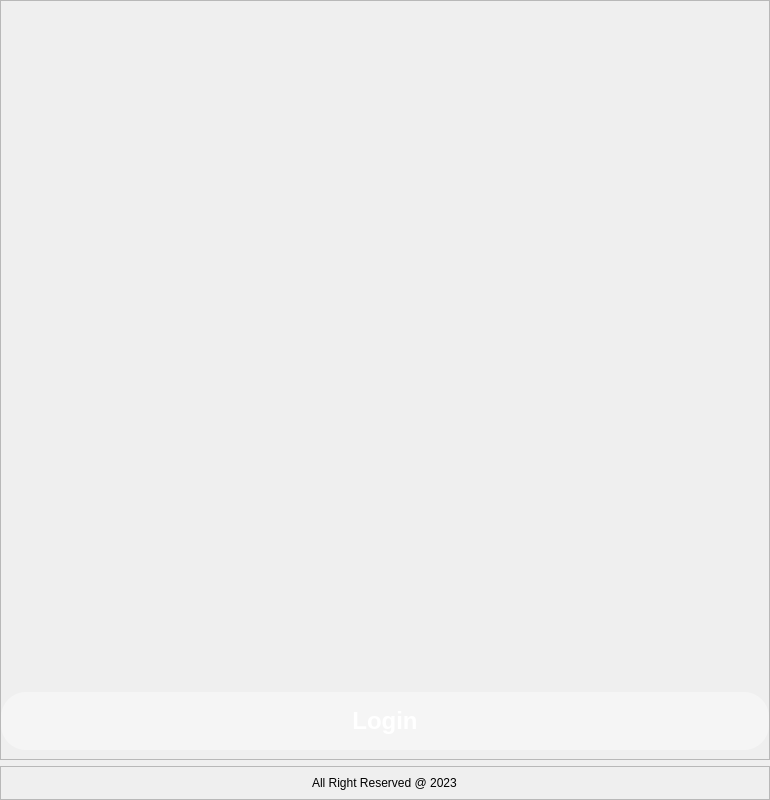
<?xml version="1.0" encoding="UTF-8"?>
<ui version="4.0">
 <class>MainWindow</class>
 <widget class="QMainWindow" name="MainWindow">
  <property name="geometry">
   <rect>
    <x>0</x>
    <y>0</y>
    <width>770</width>
    <height>800</height>
   </rect>
  </property>
  <property name="maximumSize">
   <size>
    <width>770</width>
    <height>800</height>
   </size>
  </property>
  <property name="windowTitle">
   <string>Daraz Wishlist</string>
  </property>
  <property name="windowIcon">
   <iconset resource="resource.qrc">
    <normaloff>:/images/resource/image/mansaranna.png</normaloff>:/images/resource/image/mansaranna.png</iconset>
  </property>
  <property name="styleSheet">
   <string notr="true">QLineEdit{
	padding:10px;
	
	background-color: rgba(255, 255, 255, 100);
	border-radius: 10px;
	color: rgb(0, 0, 0);
}

</string>
  </property>
  <property name="iconSize">
   <size>
    <width>0</width>
    <height>0</height>
   </size>
  </property>
  <widget class="QWidget" name="centralwidget">
   <layout class="QVBoxLayout" name="verticalLayout">
    <property name="leftMargin">
     <number>0</number>
    </property>
    <property name="topMargin">
     <number>0</number>
    </property>
    <property name="rightMargin">
     <number>0</number>
    </property>
    <property name="bottomMargin">
     <number>0</number>
    </property>
    <item>
     <widget class="QStackedWidget" name="stackedWidget">
      <property name="frameShape">
       <enum>QFrame::StyledPanel</enum>
      </property>
      <property name="frameShadow">
       <enum>QFrame::Raised</enum>
      </property>
      <property name="currentIndex">
       <number>0</number>
      </property>
      <widget class="QWidget" name="mainPage">
       <property name="styleSheet">
        <string notr="true">#mainPage{
	
	border-image: url(:/images/resource/image/mansaranna.png);
}</string>
       </property>
       <layout class="QVBoxLayout" name="verticalLayout_3">
        <property name="leftMargin">
         <number>0</number>
        </property>
        <property name="topMargin">
         <number>0</number>
        </property>
        <property name="rightMargin">
         <number>0</number>
        </property>
        <item>
         <spacer name="verticalSpacer">
          <property name="orientation">
           <enum>Qt::Vertical</enum>
          </property>
          <property name="sizeHint" stdset="0">
           <size>
            <width>20</width>
            <height>40</height>
           </size>
          </property>
         </spacer>
        </item>
        <item>
         <widget class="QPushButton" name="loginBtn">
          <property name="minimumSize">
           <size>
            <width>0</width>
            <height>58</height>
           </size>
          </property>
          <property name="font">
           <font>
            <pointsize>18</pointsize>
            <bold>true</bold>
           </font>
          </property>
          <property name="styleSheet">
           <string notr="true">*{
	color: rgb(255, 255, 255);
}

QPushButton{
	padding:8px;
	background-color: rgba(255, 255, 255, 100);
	border-radius:25px;
}

QPushButton:hover{
	padding:8px;
	
	background-color: rgb(42, 42, 42);
	border-radius:25px;
}</string>
          </property>
          <property name="text">
           <string>Login</string>
          </property>
          <property name="icon">
           <iconset>
            <normaloff>:/images/darazLogo.png</normaloff>:/images/darazLogo.png</iconset>
          </property>
          <property name="iconSize">
           <size>
            <width>100</width>
            <height>60</height>
           </size>
          </property>
         </widget>
        </item>
       </layout>
      </widget>
      <widget class="QWidget" name="wishlistPage">
       <property name="styleSheet">
        <string notr="true">#wishlistPage{
	background-color: rgb(71, 71, 71);
}
QPushButton{
	padding:8px;
		color: rgb(255, 255, 255);
	background-color: rgba(0, 0, 0, 100);
	border-radius:25px;
}

QPushButton:hover{
	padding:8px;
	color: rgb(0, 0, 0);
	background-color: rgba(255, 255, 255, 100);
	border-radius:25px;
}</string>
       </property>
       <layout class="QGridLayout" name="gridLayout">
        <item row="0" column="0">
         <widget class="QFrame" name="frame">
          <property name="frameShape">
           <enum>QFrame::StyledPanel</enum>
          </property>
          <property name="frameShadow">
           <enum>QFrame::Raised</enum>
          </property>
          <layout class="QGridLayout" name="gridLayout_2">
           <item row="0" column="0" alignment="Qt::AlignLeft">
            <widget class="QPushButton" name="back1Btn">
             <property name="styleSheet">
              <string notr="true">QPushButton{
	padding:5px;
	background-color: rgba(255, 255, 255, 0);

}
QPushButton:hover{
	background-color: rgba(255, 255, 255, 100);
}</string>
             </property>
             <property name="text">
              <string/>
             </property>
             <property name="icon">
              <iconset resource="resource.qrc">
               <normaloff>:/icons/resource/icon/chevron-left.svg</normaloff>:/icons/resource/icon/chevron-left.svg</iconset>
             </property>
            </widget>
           </item>
           <item row="2" column="2" alignment="Qt::AlignRight">
            <widget class="QPushButton" name="settingBtn">
             <property name="styleSheet">
              <string notr="true">QPushButton{
	padding:10px;
	background-color: rgba(255, 255, 255, 0);
	border-radius:25px;
}
QPushButton:hover{
	background-color: rgba(255, 255, 255, 100);
}</string>
             </property>
             <property name="text">
              <string/>
             </property>
             <property name="icon">
              <iconset resource="resource.qrc">
               <normaloff>:/icons/resource/icon/settings.svg</normaloff>:/icons/resource/icon/settings.svg</iconset>
             </property>
             <property name="iconSize">
              <size>
               <width>30</width>
               <height>30</height>
              </size>
             </property>
            </widget>
           </item>
           <item row="1" column="0" colspan="3">
            <widget class="QTextEdit" name="textEdit">
             <property name="font">
              <font>
               <pointsize>12</pointsize>
              </font>
             </property>
             <property name="styleSheet">
              <string notr="true">#textEdit{
	
	color: rgb(0, 0, 0);
	border-radius:25px;
	background-color: rgba(255, 255, 255, 150);
}</string>
             </property>
            </widget>
           </item>
           <item row="2" column="0">
            <widget class="QPushButton" name="addWishListBtn">
             <property name="sizePolicy">
              <sizepolicy hsizetype="Expanding" vsizetype="Fixed">
               <horstretch>0</horstretch>
               <verstretch>0</verstretch>
              </sizepolicy>
             </property>
             <property name="font">
              <font>
               <pointsize>12</pointsize>
              </font>
             </property>
             <property name="styleSheet">
              <string notr="true"/>
             </property>
             <property name="text">
              <string>ADD to Wishlist</string>
             </property>
             <property name="icon">
              <iconset resource="resource.qrc">
               <normaloff>:/images/resource/image/wishlist.png</normaloff>:/images/resource/image/wishlist.png</iconset>
             </property>
             <property name="iconSize">
              <size>
               <width>36</width>
               <height>36</height>
              </size>
             </property>
            </widget>
           </item>
           <item row="2" column="1">
            <widget class="QPushButton" name="addWishListStopBtn">
             <property name="sizePolicy">
              <sizepolicy hsizetype="Expanding" vsizetype="Fixed">
               <horstretch>0</horstretch>
               <verstretch>0</verstretch>
              </sizepolicy>
             </property>
             <property name="minimumSize">
              <size>
               <width>434</width>
               <height>52</height>
              </size>
             </property>
             <property name="font">
              <font>
               <pointsize>12</pointsize>
              </font>
             </property>
             <property name="styleSheet">
              <string notr="true">background-color: rgba(255, 82, 82,200);</string>
             </property>
             <property name="text">
              <string>STOP</string>
             </property>
             <property name="iconSize">
              <size>
               <width>36</width>
               <height>36</height>
              </size>
             </property>
            </widget>
           </item>
          </layout>
         </widget>
        </item>
       </layout>
      </widget>
      <widget class="QWidget" name="settingPage">
       <property name="styleSheet">
        <string notr="true">#settingPage{
		background-color: rgb(71, 71, 71);
}</string>
       </property>
       <layout class="QGridLayout" name="gridLayout_3">
        <item row="0" column="0">
         <layout class="QHBoxLayout" name="horizontalLayout">
          <item alignment="Qt::AlignLeft">
           <widget class="QPushButton" name="back2Btn">
            <property name="styleSheet">
             <string notr="true">QPushButton{
	padding:5px;
	background-color: rgba(255, 255, 255, 0);

}
QPushButton:hover{
	background-color: rgba(255, 255, 255, 100);
}</string>
            </property>
            <property name="text">
             <string/>
            </property>
            <property name="icon">
             <iconset resource="resource.qrc">
              <normaloff>:/icons/resource/icon/chevron-left.svg</normaloff>:/icons/resource/icon/chevron-left.svg</iconset>
            </property>
           </widget>
          </item>
         </layout>
        </item>
        <item row="2" column="0" colspan="3">
         <widget class="QLabel" name="label_3">
          <property name="minimumSize">
           <size>
            <width>0</width>
            <height>600</height>
           </size>
          </property>
          <property name="maximumSize">
           <size>
            <width>746</width>
            <height>630</height>
           </size>
          </property>
          <property name="text">
           <string/>
          </property>
          <property name="textFormat">
           <enum>Qt::AutoText</enum>
          </property>
          <property name="pixmap">
           <pixmap resource="resource.qrc">:/images/resource/image/help.png</pixmap>
          </property>
          <property name="scaledContents">
           <bool>true</bool>
          </property>
          <property name="wordWrap">
           <bool>false</bool>
          </property>
         </widget>
        </item>
        <item row="1" column="2">
         <widget class="QPushButton" name="wishlistIDSaveBtn">
          <property name="sizePolicy">
           <sizepolicy hsizetype="Preferred" vsizetype="Preferred">
            <horstretch>0</horstretch>
            <verstretch>0</verstretch>
           </sizepolicy>
          </property>
          <property name="minimumSize">
           <size>
            <width>150</width>
            <height>0</height>
           </size>
          </property>
          <property name="font">
           <font>
            <pointsize>12</pointsize>
           </font>
          </property>
          <property name="styleSheet">
           <string notr="true">QPushButton{
	background-color: rgb(93, 255, 112);
	color: rgb(0, 0, 0);
	padding:5px;
	border-radius:10px;
}

QPushButton:hover{
	background-color: rgb(71, 255, 30);
}</string>
          </property>
          <property name="text">
           <string>Save</string>
          </property>
         </widget>
        </item>
        <item row="1" column="0">
         <widget class="QLabel" name="label_2">
          <property name="font">
           <font>
            <pointsize>12</pointsize>
            <bold>true</bold>
           </font>
          </property>
          <property name="layoutDirection">
           <enum>Qt::LeftToRight</enum>
          </property>
          <property name="text">
           <string>Wishlist Button
 ID</string>
          </property>
          <property name="alignment">
           <set>Qt::AlignCenter</set>
          </property>
         </widget>
        </item>
        <item row="1" column="1">
         <widget class="QLineEdit" name="lineEdit_wishlistID">
          <property name="font">
           <font>
            <pointsize>12</pointsize>
           </font>
          </property>
          <property name="placeholderText">
           <string>Ex: block-CATyli37LyV</string>
          </property>
         </widget>
        </item>
       </layout>
      </widget>
     </widget>
    </item>
    <item>
     <widget class="QFrame" name="frame_2">
      <property name="minimumSize">
       <size>
        <width>0</width>
        <height>10</height>
       </size>
      </property>
      <property name="maximumSize">
       <size>
        <width>16777215</width>
        <height>50</height>
       </size>
      </property>
      <property name="frameShape">
       <enum>QFrame::StyledPanel</enum>
      </property>
      <property name="frameShadow">
       <enum>QFrame::Raised</enum>
      </property>
      <layout class="QVBoxLayout" name="verticalLayout_2">
       <item alignment="Qt::AlignHCenter">
        <widget class="QLabel" name="label">
         <property name="text">
          <string>All Right Reserved @ 2023</string>
         </property>
        </widget>
       </item>
      </layout>
     </widget>
    </item>
   </layout>
  </widget>
 </widget>
 <resources>
  <include location="resource.qrc"/>
 </resources>
 <connections>
  <connection>
   <sender>addWishListBtn</sender>
   <signal>clicked()</signal>
   <receiver>addWishListStopBtn</receiver>
   <slot>show()</slot>
   <hints>
    <hint type="sourcelabel">
     <x>418</x>
     <y>758</y>
    </hint>
    <hint type="destinationlabel">
     <x>517</x>
     <y>771</y>
    </hint>
   </hints>
  </connection>
  <connection>
   <sender>addWishListStopBtn</sender>
   <signal>clicked()</signal>
   <receiver>addWishListBtn</receiver>
   <slot>show()</slot>
   <hints>
    <hint type="sourcelabel">
     <x>582</x>
     <y>782</y>
    </hint>
    <hint type="destinationlabel">
     <x>402</x>
     <y>790</y>
    </hint>
   </hints>
  </connection>
  <connection>
   <sender>addWishListStopBtn</sender>
   <signal>clicked()</signal>
   <receiver>addWishListStopBtn</receiver>
   <slot>hide()</slot>
   <hints>
    <hint type="sourcelabel">
     <x>601</x>
     <y>766</y>
    </hint>
    <hint type="destinationlabel">
     <x>672</x>
     <y>766</y>
    </hint>
   </hints>
  </connection>
  <connection>
   <sender>addWishListBtn</sender>
   <signal>clicked()</signal>
   <receiver>addWishListBtn</receiver>
   <slot>hide()</slot>
   <hints>
    <hint type="sourcelabel">
     <x>284</x>
     <y>767</y>
    </hint>
    <hint type="destinationlabel">
     <x>155</x>
     <y>765</y>
    </hint>
   </hints>
  </connection>
 </connections>
</ui>
